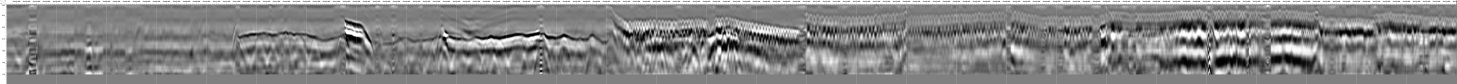
#> input picture src/main/algorithm/test/case1/3-DK324+390-535GD P_1.JPG, 14566 x 837 px, found by its file name (shown at 1/10 size)
$ jupyter execute --allow-errors test.ipynb   (shell and % lines are left out)
#> lines starting #> are read from the running program, lines starting #| are printed output that depends on the picture; after the words box and inside, x2 and y2 are one past the last pixel; in counts of white or black regions, pixels touching at a corner belong together
### src/main/algorithm/main/img_processing.py
import os

import cv2 as cv
import numpy as np

import number_processing


# [38 lines left out: functions cv_show, cv_info, find_verticalline, not called in this run]


def horizon_line(img):
    """
        寻找图片中的所有黑色水平线
        返回所有黑线的行位置列表
        """
    lines_list = []
    for i in range(img.shape[0]):  # 遍历图像的每一行
        if np.all(img[i, :] <= [50, 50, 50]):  # 判断该行是否为黑色行，这里设定阈值为 [50, 50, 50]
            # 求该行的像素均值
            mean = np.mean(img[i, :])
            if mean <= 120:  # 如果像素均值小于等于 120，则认为该行是黑色的
                lines_list.append(i)
                # print(f"分界线位置：{i}, 像素均值：{mean}", end="\n\n")
    return lines_list


# def split_img(img):
#     """
#     定义split_img函数，用于将图像分割并保存
#     无返回值
#     """
#     img_width = find_verticalline(img)  # 返回图像的宽度
#     n = 0  # 用于计数分割得到的图像数
#     for i in range(0, img.shape[1], img_width + 1):  # 遍历 img 的每一列
#         image = img[:, i: i + img_width]
#         n += 1
#         file_path = os.path.join(save_path, f"image_{n}.PNG")
#         cv.imwrite(file_path, image)  # 保存图片 无损压缩格式 PNG

def split_num(img):
    """
    定义split_num函数，用于分割数字并保存
    返回数字
    """
    # 将彩色图像转化为灰度图像
    img_gray = cv.cvtColor(img, cv.COLOR_BGR2GRAY)
    # 二值化处理，你可以根据需要调整阈值
    _, thresh = cv.threshold(img_gray, 128, 255, cv.THRESH_BINARY_INV)
    # 查找轮廓
    contours, _ = cv.findContours(thresh, cv.RETR_EXTERNAL, cv.CHAIN_APPROX_SIMPLE)
    # 对轮廓进行排序，以便从左到右处理数字（可选）
    contours = sorted(contours, key=lambda x: cv.boundingRect(x)[0])

    # 用于存储识别出的数字字符串
    recognized_digits = []

    # 遍历每个轮廓，并保存每个数字的图片
    for i, contour in enumerate(contours):
        x, y, w, h = cv.boundingRect(contour)
        digit = thresh[y:y + h, x:x + w]
        if digit.shape[0] < 5:  # 小数点的轮廓太小，跳过
            break
        num_index = number_processing.num_list.index(digit.tolist())
        if num_index // 10 == 1:
            num_index = num_index % 10
        # if num_index//10==0:
        recognized_digits.append(str(num_index))

    return int("".join(recognized_digits))


"""
对于雷达数据图，数据标注是左边大右边小为正向
输入参数：原始图片
"""


# [49 lines left out: functions save_image, process_images, not called in this run]


def tailnum_revise(num):
    """
    函数是为了将刻度为2的样本处理成刻度为1的样本，后续函数都是针对一刻度为1的样本实现
    :param num:
    :return num:
    """
    # if num%10==0:
    #     num=num/10
    if num % 10 == 2:
        num = num - 2
    elif num % 10 == 1:
        num = num - 1
    elif num % 10 == 6:
        num -= 1
    elif num % 10 == 9:
        num += 1
    return num


# [52 lines left out: functions compute_horizontal_resolution, get_tailnum, not called in this run]


def find_black_horizontal_lines(img):
    """
    寻找图片中的所有黑色水平线
    返回所有黑线的行位置列表
    """
    lines_list = []
    for i in range(img.shape[0]):  # 遍历图像的每一行
        if np.all(img[i, :] <= [50, 50, 50]):  # 判断该行是否为黑色行，这里设定阈值为 [50, 50, 50]
            # 求该行的像素均值
            mean = np.mean(img[i, :])
            if mean <= 120:  # 如果像素均值小于等于 120，则认为该行是黑色的
                lines_list.append(i)
                # print(f"分界线位置：{i}, 像素均值：{mean}", end="\n\n")
    return lines_list


def compute_vertical_resolution(tail_num, line_list):
    """
    :param tail_num: get_tailnum函数得到的尾端数据
    :param line_list: 黑线读取的List输入
    :return:
    """
    vertical_resolution = tail_num / (line_list[-1] - line_list[0])
    return vertical_resolution


# [13 lines left out: function compute_horizontal_resolution, not called in this run]

### src/main/algorithm/main/test.ipynb
[cell 1]
import os

from thop.vision.basic_hooks import count_adap_avgpool

# 假设有两个文件路径
file1_path = '/home/disk3/jsa/projects/TLD_backend/src/main/algorithm/main/main.py'
file2_path = '/home/disk3/jsa/projects/TLD_backend/src/main/java/org/zjuvipa/util/PythonCallerUtil.java'
file3_path = '/home/disk3/jsa/projects/TLD_backend/src/main/java/org/zjuvipa/DemoApplication.java'
# 计算相对路径
relative_path = os.path.relpath(file1_path, os.path.dirname(file3_path))

print("Relative path from file2 to file1:", relative_path)

[cell 2]
import cv2
import img_processing as ip
import matplotlib.pyplot as plt
image_path=r"D:\PycharmProjects\TLD\src\main\algorithm\test\case1\3-DK324+390-535GD P_1.JPG"
image=cv2.imread(image_path)
#> image is the input picture: shape (837, 14566, 3); min 0, max 255, mean 133.4
original_line = ip.horizon_line(image[:, 63:64])
#> the loop in horizon_line, `for i in range(img.shape[0]):` made 837 passes
#> mean on pass 44: 2
#> after the loop in horizon_line, `for i in range(img.shape[0]):`: lines_list = [43]
#> original_line = [43]
if original_line:
    original_line = original_line.pop() + 1
#> original_line = 44
else:
    raise ValueError("No horizontal line found in the specified range.")
print(original_line)
#| 44
vertical_position = image[original_line:, 48:54]
# plt.figure(figsize=(10, 10))
# plt.imshow(image[20:30,20:30],cmap='gray')
# plt.show()

# 解决读取图片首数值和尾数值的问题

[cell 3]
import matplotlib.pyplot as plt
import cv2 as cv
import img_processing as ip

img_path = r"D:\PycharmProjects\TLD\src\main\algorithm\test\problem1\6-DK627+515-647YY P_1.jpg"
# img_path = r"C:\Users\DELL\Desktop\TEST\example4\1-D2K999+150-D2K999+350-ZQ-12 P_1.JPG"
# img_path =r"C:\Users\DELL\Desktop\tunnel_data\731\1-D1K67+275-505GD\8-D1K67+275-505GD P_1.JPG"
image = cv.imread(img_path, cv.IMREAD_COLOR)  # 读取图像 三通道彩色图
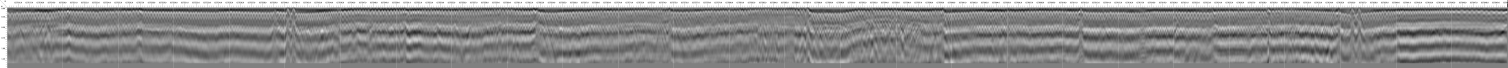
#> input picture src/main/algorithm/test/add_test/6-DK627+515-647YY P_1.JPG, 13566 x 605 px, found by its file name (shown at 1/9 size)
#> image is the input picture: shape (605, 13566, 3); min 0, max 255, mean 139.9
#更改 image的显示范围 调节List，将得到的List添加到下方的regions中
plt.imshow(image[16:30, 130:196])
plt.axis('off')
plt.show()
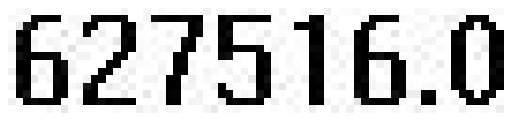
#> figure drawn by matplotlib, 1 panel
regions = [
    (8, 20, 62, 112),
    (8, 20, 121, 176),
    (10, 26, 130, 196),
    (14, 29, 62, 117),
    (16, 30, 130, 196)
]
rheadnum = None
for (y1, y2, x1, x2) in regions:
    try:
        head_number = image[y1:y2, x1:x2]
        rheadnum = ip.split_num(head_number)
        if (x1, x2) in [(121, 176), (130, 196)]:
            rheadnum -= 1
        break
    except ValueError:
        continue
#> this loop made 5 passes
#> rheadnum on pass 5: 627515
#> contours in split_num on passes 2 to 3: 5 contours, all with area under 20, 7 contours, all with area under 20

if rheadnum is None:
    raise ValueError("No valid head number found.")

print(rheadnum)
#| 627515

[cell 4]
import pandas as pd
# import numpy as np
# import openpyxl


s1 = pd.Series(['Alice', 'Bob', 'Charlie'])
s2 = pd.Series([25, 30, 35])
s3 = pd.Series(['New York', 'Los Angeles', 'Chicago'])
s4 = ["1","2" , "3"]  # 整数索引
df1 = pd.DataFrame(data={'Name': s1, 'Age': s2, 'City': s3},index=['00','01','02'])
df2 = pd.DataFrame(data={'Name': s1, 'Age': s2, 'City': s3}, index=["1","2" , "3"])
print(df1)
print(df2)

[cell 5]
import pandas as pd
# import numpy as np
# import openpyxl


s1 = pd.Series(['Alice', 'Bob', 'Charlie'])
s2 = pd.Series([25, 30, 35])
s3 = pd.Series(['New York', 'Los Angeles', 'Chicago'])
s4 = pd.Series(['1', '2', '3'])  # 字符串索引
df = pd.DataFrame(data={'Name': s1, 'Age': s2, 'City': s3})
df.index = s4  # 手动设置索引

print(df)

# 图片尾数值的读取

[cell 6]
import matplotlib.pyplot as plt
import cv2 as cv
import img_processing as ip

# img_path = r"D:\PycharmProjects\TLD\src\main\algorithm\test\problem1\3-DK623+440-360 GD P_1.jpg"
img_path = r"D:\PycharmProjects\TLD\src\main\algorithm\test\problem1\6-DK627+515-647YY P_1.jpg"
# img_path = r"C:\Users\DELL\Desktop\TEST\example4\1-D2K999+150-D2K999+350-ZQ-12 P_1.JPG"
# img_path =r"C:\Users\DELL\Desktop\tunnel_data\731\1-D1K67+275-505GD\8-D1K67+275-505GD P_1.JPG"
image = cv.imread(img_path, cv.IMREAD_COLOR)  # 读取图像 三通道彩色图
plt.imshow(image[14:29, -145:-70])
plt.axis('off')
plt.show()
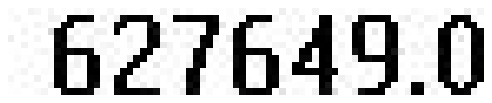
#> figure drawn by matplotlib, 1 panel
regions = [
    (8, 20, -191, -92),
    (8, 20, -140, -92),
    (10, 25, -132, -85),
    (14, 29, -145, -70)
]
rtailnum = None
for (y1, y2, x1, x2) in regions:
    try:
        tail_number = image[y1:y2, x1:x2]
        rtailnum = ip.split_num(tail_number)
        rtailnum = ip.tailnum_revise(rtailnum)
        break
    except ValueError:
        continue
#> this loop made 4 passes
#> (rtailnum, num in tailnum_revise) on pass 4: (627650, 627650)

if rtailnum is None:
    raise ValueError("No valid tail number found.")

print(rtailnum)
#| 627650

# 检查 Get wrong Vertical Resolution.问题

[cell 7]
import number_processing
def get_tailnum(img):
    """
    定义split_num函数，用于分割数字并保存
    返回数字
    """
    # 将彩色图像转化为灰度图像
    img_gray = cv.cvtColor(img, cv.COLOR_BGR2GRAY)
    # 二值化处理，你可以根据需要调整阈值
    _, thresh = cv.threshold(img_gray, 128, 255, cv.THRESH_BINARY_INV)
    # 查找轮廓
    contours, _ = cv.findContours(thresh, cv.RETR_EXTERNAL, cv.CHAIN_APPROX_SIMPLE)
    print(contours)
    print(len(contours))
    # 对轮廓进行排序，以便从左到右处理数字（可选）
    contours = sorted(contours, key=lambda x: cv.boundingRect(x)[0])
    contours = sorted(contours, key=lambda x: cv.boundingRect(x)[1])

    # 用于存储识别出的数字字符串
    recognized_digits = []

    # 遍历每个轮廓，并保存每个数字的图片
    for i, contour in enumerate(contours):
        x, y, w, h = cv.boundingRect(contour)
        digit = thresh[y:y + h, x:x + w]
        # print(f"第{i+1}个数字的尺寸：{digit.shape[0]}")
        if digit.shape[0] < 5:  # 小数点的轮廓太小，跳过
            continue
        num_index = number_processing.num_list.index(digit.tolist())
        if num_index // 10 == 1:
            num_index = num_index % 10
        recognized_digits.append(str(num_index))
    length = len(recognized_digits)
    print("length",length)
    print("recognized_digits:", recognized_digits)
    # tail_num_list = recognized_digits[::(length // 3)]
    # tail_num_list=recognized_digits[(length // 3)-1:(length // 3)+1]+[recognized_digits[-1]]
    tail_num_list=recognized_digits[-3:]
    print("tail_num_list",tail_num_list)
    tail_num = int("".join(tail_num_list))
    tail_num = tail_num / 100
    return tail_num

[cell 8]
import matplotlib.pyplot as plt
import cv2 as cv
import img_processing as ip

img_path = r"D:\PycharmProjects\paper_accomplish\TLD\src\main\algorithm\test\add_test\8-DK326+135-237 YY P_12.JPG"
# img_path = r"D:\PycharmProjects\paper_accomplish\TLD\src\main\algorithm\test\case1\3-DK324+390-535GD P_1.JPG"
# img_path =r"C:\Users\DELL\Desktop\tunnel_data\731\1-D1K67+275-505GD\8-D1K67+275-505GD P_1.JPG"
image = cv.imread(img_path, cv.IMREAD_COLOR)  # 读取图像 三通道彩色图
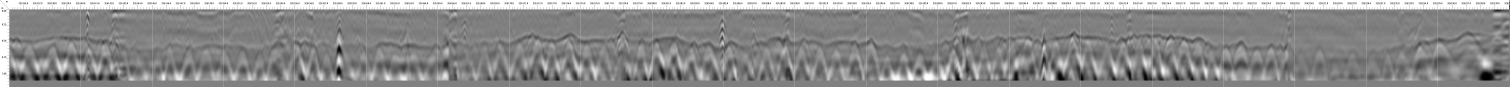
#> input picture src/main/algorithm/test/add_test/8-DK326+135-237 YY P_12.JPG, 10566 x 605 px, found by its file name (shown at 1/7 size)
#> image is the input picture: shape (605, 10566, 3); min 0, max 255, mean 140.4
num_position = image[66:, 13:48]
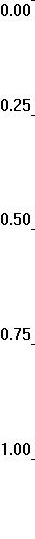
#> num_position: shape (539, 35, 3); min 0, max 255, mean 245.5
original_line = ip.horizon_line(image[:, 63:64])
#> the loop in horizon_line (call 2), `for i in range(img.shape[0]):` made 605 passes
#> mean on pass 66: 0
#> original_line = [65]
if original_line:
    original_line = original_line.pop() + 1
#> original_line = 66
else:
    raise ValueError("No horizontal line found in the specified range.")
print("original_line",original_line)
#| original_line 66
depth = get_tailnum(num_position)
#> in get_tailnum, `_, thresh = cv.threshold(img_gray, 128, 255, cv.THRESH_BINARY_INV)`:
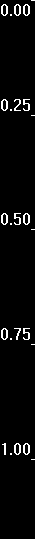
#> thresh: shape (539, 35); 3.5% white in thin lines or dots, all inside (x1, y1, x2, y2) = (1, 0, 35, 460)
#> in get_tailnum, `contours, _ = cv.findContours(thresh, cv.RETR_EXTERNAL, cv.CHAIN_APPRO..`: contours = 25 contours, 16 with area under 20; largest, box (x1, y1, x2, y2) and area: (23, 443, 30, 455) 58, (14, 443, 21, 455) 58, (1, 328, 8, 340) 58, (23, 213, 30, 225) 58, (1, 213, 8, 225) 58
#> (printed output is left out)
#| 25
#> in get_tailnum, `contours = sorted(contours, key=lambda x: cv.boundingRect(x)[0])`: contours = 25 contours, 16 with area under 20; largest, box (x1, y1, x2, y2) and area: (1, 328, 8, 340) 58, (1, 213, 8, 225) 58, (1, 99, 8, 111) 58, (1, 4, 8, 16) 58, (14, 443, 21, 455) 58
#> in get_tailnum, `contours = sorted(contours, key=lambda x: cv.boundingRect(x)[1])`: contours = 25 contours, 16 with area under 20; largest, box (x1, y1, x2, y2) and area: (1, 4, 8, 16) 58, (14, 4, 21, 16) 58, (23, 4, 30, 16) 58, (1, 99, 8, 111) 58, (1, 213, 8, 225) 58
#> the loop in get_tailnum, `for i, contour in enumerate(contours):` made 25 passes
#> (x, y, w, h, num_index) on passes 2, 3, 4, 6, 7, 8, 11, 12, 13, 16, 17, 18: (1, 4, 7, 12, 0), (14, 4, 7, 12, 0), (23, 4, 7, 12, 0), (1, 99, 7, 12, 0), (14, 99, 7, 12, 2), (23, 99, 7, 12, 5), (1, 213, 7, 12, 0), (14, 213, 7, 12, 5), (23, 213, 7, 12, 0), (1, 328, 7, 12, 0), (14, 328, 7, 12, 7), (23, 328, 7, 12, 5)
#> (contour, x, y, w, h, digit) on passes 1, 5, 9, 10, 14, 15: ([[31, 0], [34, 0]], 31, 0, 4, 1, [[255, 255, 255, 255]]), ([[10, 14], [10, 15], [11, 15], [11, 14]], 10, 14, 2, 2, [[255, 255], [255, 255]]), ([[10, 109], [10, 110], [11, 110], [11, 109]], 10, 109, 2, 2, [[255, 255], [255, 255]]), ([[31, 115], [34, 115]], 31, 115, 4, 1, [[255, 255, 255, 255]]), ([[10, 223], [10, 224], [11, 224], [11, 223]], 10, 223, 2, 2, [[255, 255], [255, 255]]), ([[31, 229], [34, 229]], 31, 229, 4, 1, [[255, 255, 255, 255]])
#> after the loop in get_tailnum, `for i, contour in enumerate(contours):`: recognized_digits = ['0', '0', '0', '0', '2', '5', '0', '5', '0', '0', '7', '5', '1', '0', '0']
#> in get_tailnum, `length = len(recognized_digits)`: length = 15
#| length 15
#| recognized_digits: ['0', '0', '0', '0', '2', '5', '0', '5', '0', '0', '7', '5', '1', '0', '0']
#> in get_tailnum, `tail_num_list=recognized_digits[-3:]`: tail_num_list = ['1', '0', '0']
#| tail_num_list ['1', '0', '0']
#> in get_tailnum, `tail_num = tail_num / 100`: tail_num = 1
#> depth = 1
plt.imshow(num_position)
plt.axis('off')
plt.show()
print(depth)
#| 1.0

[cell 9]
import matplotlib.pyplot as plt
import cv2 as cv
import img_processing as ip
vertical_position = image[original_line:, 48:54]  # (水平，垂直)
black_lines = ip.find_black_horizontal_lines(vertical_position)
#> the loop in find_black_horizontal_lines, `for i in range(img.shape[0]):` made 539 passes
#> mean on passes 1, 116, 230, 345, 460: 3, 3, 0, 3, 3
#> after the loop in find_black_horizontal_lines, `for i in range(img.shape[0]):`: lines_list = [0, 115, 229, 344, 459]
#> black_lines = [0, 115, 229, 344, 459]
vertical_resolution = ip.compute_vertical_resolution(depth, black_lines)
#> in compute_vertical_resolution, `vertical_resolution = tail_num / (line_list[-1] - line_list[0])`: vertical_resolution = 0.00218
#> vertical_resolution = 0.00218
if vertical_resolution==0:
    raise ValueError("Get wrong Vertical Resolution.")
vertical_resolution = vertical_resolution

[cell 10]
import cv2 as cv
import img_processing as ip
import matplotlib.pyplot as plt
img_path = r"D:\PycharmProjects\paper_accomplish\TLD\src\main\algorithm\test\lacksteel\7-D1K664+420-520 GD P_1.JPG"
image = cv.imread(img_path, cv.IMREAD_COLOR)  # 读取图像 三通道彩色图
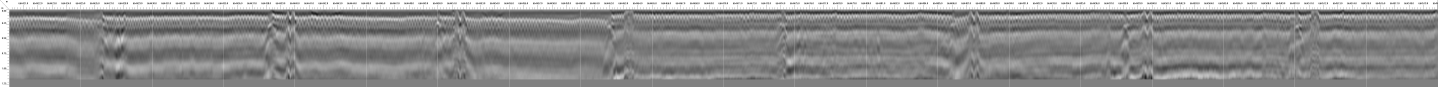
#> input picture src/main/algorithm/test/lacksteel/7-D1K664+420-520 GD P_1.JPG, 10066 x 605 px, found by its file name (shown at 1/7 size)
#> image is the input picture: shape (605, 10066, 3); min 0, max 255, mean 140.7
original_line = ip.horizon_line(image[:, 63:64])
#> original_line = [65]
# vertical_position = image[original_line:, 48:54]  # (水平，垂直)
# black_lines = ip.find_black_horizontal_lines(vertical_position)

num_position = image[66:, 13:48]
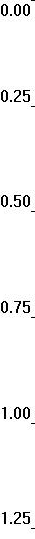
#> num_position: shape (539, 35, 3); min 0, max 255, mean 243.9
# original_line = ip.horizon_line(image[:, 63:64])
#> (the rest of this cell did not finish here and is left out)

[cell 11]
import torch

# 检查 PyTorch 版本
print("PyTorch 版本:", torch.__version__)

# 检查是否安装了 CUDA 支持
print("CUDA 是否可用:", torch.cuda.is_available())
#> (this line was passed over: torch is not available in this run)

# 如果 CUDA 可用，检查当前使用的 CUDA 版本
#> (the rest of this cell did not finish here and is left out)
